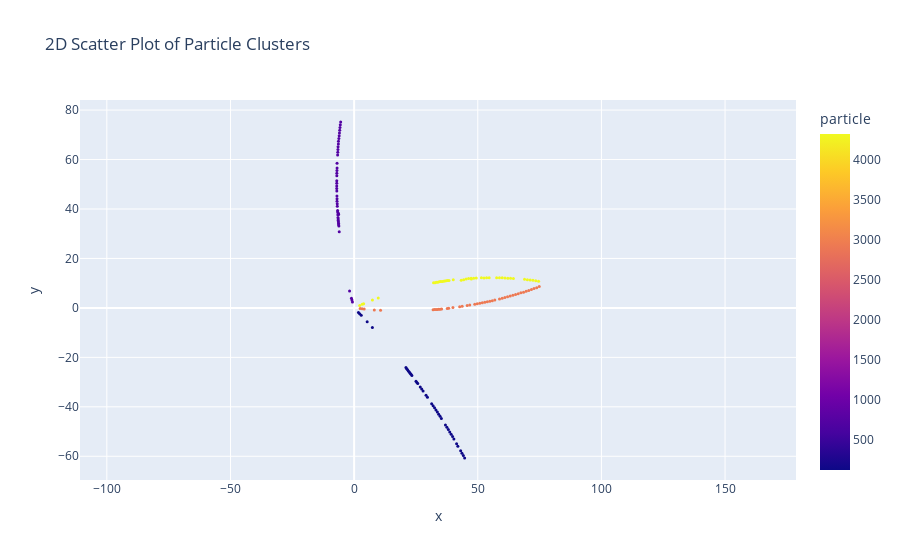
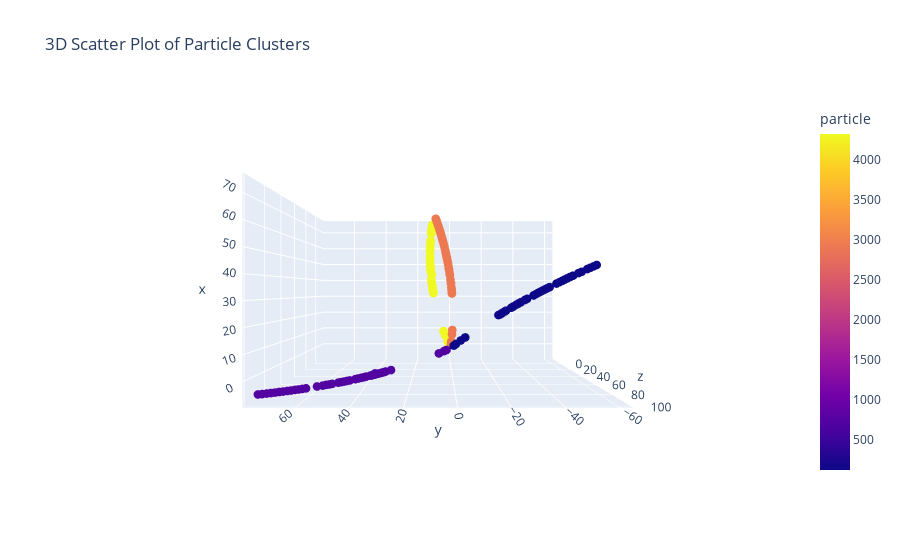

These figures' notebook cell, in order:
### Code cell
def get_particles(data, event_id):
    pid = data["particle_track_id"].array(library="np")[event_id]
    cids = [pid_to_cids.get(p, [])  for p in pid]
    lists_of_x = [[clusters.iloc[cid_to_index[cid]]['x'] for cid in cids] for cids in cids]
    lists_of_y = [[clusters.iloc[cid_to_index[cid]]['y'] for cid in cids] for cids in cids]
    lists_of_z = [[clusters.iloc[cid_to_index[cid]]['z'] for cid in cids] for cids in cids]
    px = data["particle_px"].array(library="np")[event_id]
    py = data["particle_py"].array(library="np")[event_id]
    pz = data["particle_pz"].array(library="np")[event_id]
    pt = [np.sqrt(px**2 + py**2) for px, py in zip(px, py)]
    df = pd.DataFrame({"pid": pid, "pt": pt, "cids": cids, "x": lists_of_x, "y": lists_of_y, "z": lists_of_z})
    df = df[df['pid'] > 0]
    df = df[df['pt'] > 0.5]
    df = df[df['cids'].apply(len) > 30]
    return df
particles = get_particles(data, 0)

print(f"Number of particles: {len(particles)}")
for i in range(10):
    print(f"pt: {particles.iloc[i]['pt']}, cids: {len(particles['cids'].iloc[i])}")

particles['pt'].plot(kind='hist')

flattened_data = {"particle": [], "x": [], "y": [], "z": [], "r": []}
for irow, row in particles.iterrows():
    if irow % 100 != 0:
        continue
    for x_val, y_val, z_val in zip(row["x"], row["y"], row["z"]):
        flattened_data["particle"].append(row["pid"])
        flattened_data["x"].append(x_val)
        flattened_data["y"].append(y_val)
        flattened_data["z"].append(z_val)
        flattened_data["r"].append(np.sqrt(x_val**2 + y_val**2))

df_flat = pd.DataFrame(flattened_data)
df_flat["r"].plot(kind="hist")

fig = px.scatter(
    df_flat,
    x="x",
    y="y",
    color="particle",
    title="2D Scatter Plot of Particle Clusters"
)
fig.update_layout(
    yaxis=dict(
        scaleanchor="x",
        scaleratio=1
    )
)
fig.update_traces(marker_size=3)
fig.show()

fig = px.scatter_3d(
    df_flat,
    x="x",
    y="y",
    z="z",
    color="particle",
    title="3D Scatter Plot of Particle Clusters"
)
fig.update_traces(marker_size=3)
fig.update_layout(scene_camera=dict(
    eye=dict(x=0, y=0, z=2)
))
fig.show()

### Figure 1 — Plotly figure (JSON) as saved in the notebook; plotly's stock layout.template omitted (floating-point values rounded to 4 significant figures; data arrays with more than 128 entries replaced by an {"elided": "..."} marker saying what was removed)
{"data": [{"hovertemplate": "x=%{x}<br>y=%{y}<br>particle=%{marker.color}<extra></extra>", "legendgroup": "", "marker": {"color": {"elided": "174 int values"}, "coloraxis": "coloraxis", "size": 3, "symbol": "circle"}, "mode": "markers", "name": "", "orientation": "v", "showlegend": false, "type": "scatter", "x": {"elided": "174 float values"}, "xaxis": "x", "y": {"elided": "174 float values"}, "yaxis": "y"}], "layout": {"coloraxis": {"colorbar": {"title": {"text": "particle"}}, "colorscale": [[0, "#0d0887"], [0.1111, "#46039f"], [0.2222, "#7201a8"], [0.3333, "#9c179e"], [0.4444, "#bd3786"], [0.5556, "#d8576b"], [0.6667, "#ed7953"], [0.7778, "#fb9f3a"], [0.8889, "#fdca26"], [1, "#f0f921"]]}, "legend": {"tracegroupgap": 0}, "title": {"text": "2D Scatter Plot of Particle Clusters"}, "xaxis": {"anchor": "y", "domain": [0, 1], "title": {"text": "x"}}, "yaxis": {"anchor": "x", "domain": [0, 1], "scaleanchor": "x", "scaleratio": 1, "title": {"text": "y"}}}}

### Figure 2 — Plotly figure (JSON) as saved in the notebook; plotly's stock layout.template omitted (floating-point values rounded to 4 significant figures; data arrays with more than 128 entries replaced by an {"elided": "..."} marker saying what was removed)
{"data": [{"hovertemplate": "x=%{x}<br>y=%{y}<br>z=%{z}<br>particle=%{marker.color}<extra></extra>", "legendgroup": "", "marker": {"color": {"elided": "174 int values"}, "coloraxis": "coloraxis", "size": 3, "symbol": "circle"}, "mode": "markers", "name": "", "scene": "scene", "showlegend": false, "type": "scatter3d", "x": {"elided": "174 float values"}, "y": {"elided": "174 float values"}, "z": {"elided": "174 float values"}}], "layout": {"coloraxis": {"colorbar": {"title": {"text": "particle"}}, "colorscale": [[0, "#0d0887"], [0.1111, "#46039f"], [0.2222, "#7201a8"], [0.3333, "#9c179e"], [0.4444, "#bd3786"], [0.5556, "#d8576b"], [0.6667, "#ed7953"], [0.7778, "#fb9f3a"], [0.8889, "#fdca26"], [1, "#f0f921"]]}, "legend": {"tracegroupgap": 0}, "scene": {"camera": {"eye": {"x": 0, "y": 0, "z": 2}}, "domain": {"x": [0, 1], "y": [0, 1]}, "xaxis": {"title": {"text": "x"}}, "yaxis": {"title": {"text": "y"}}, "zaxis": {"title": {"text": "z"}}}, "title": {"text": "3D Scatter Plot of Particle Clusters"}}}
